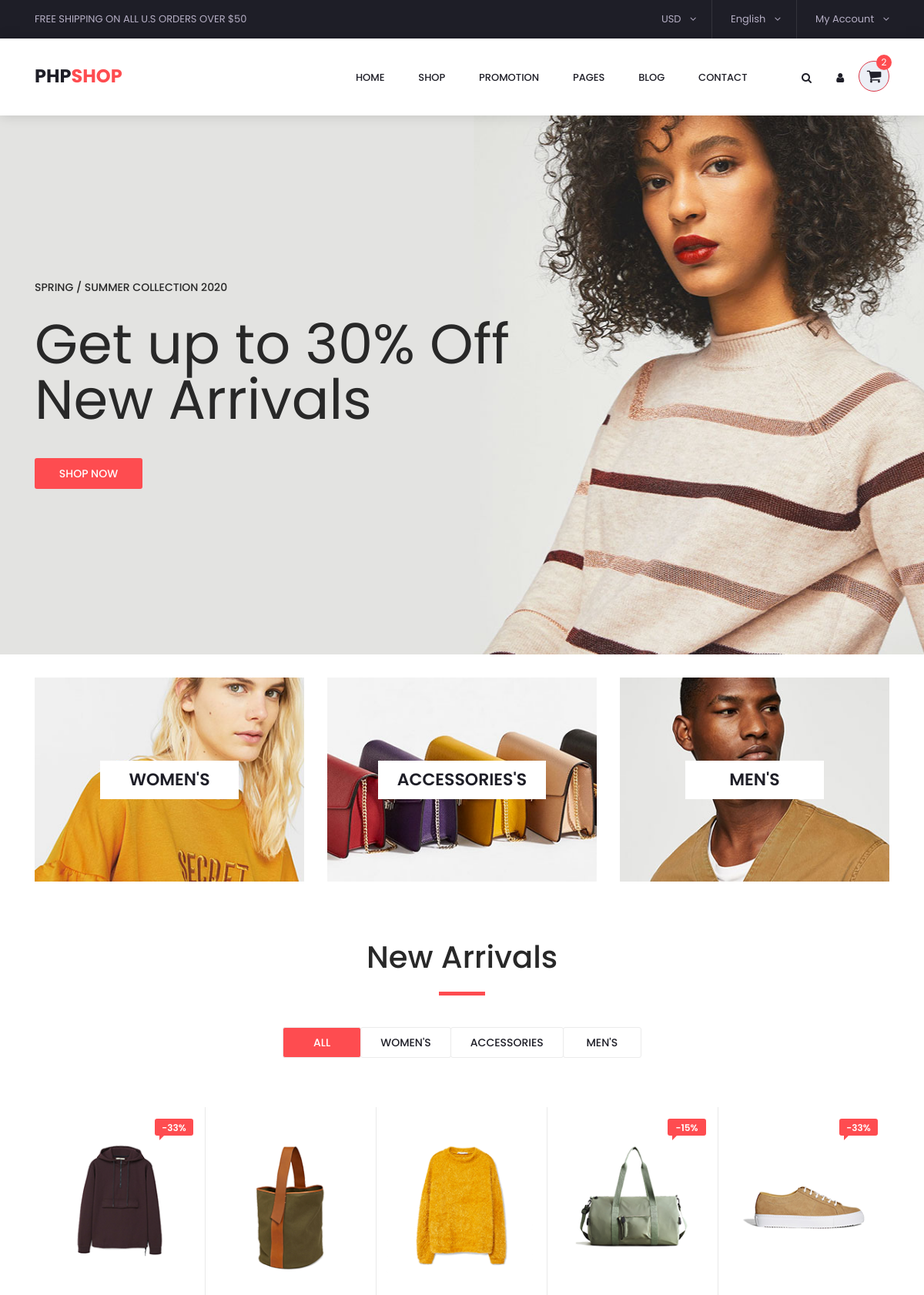
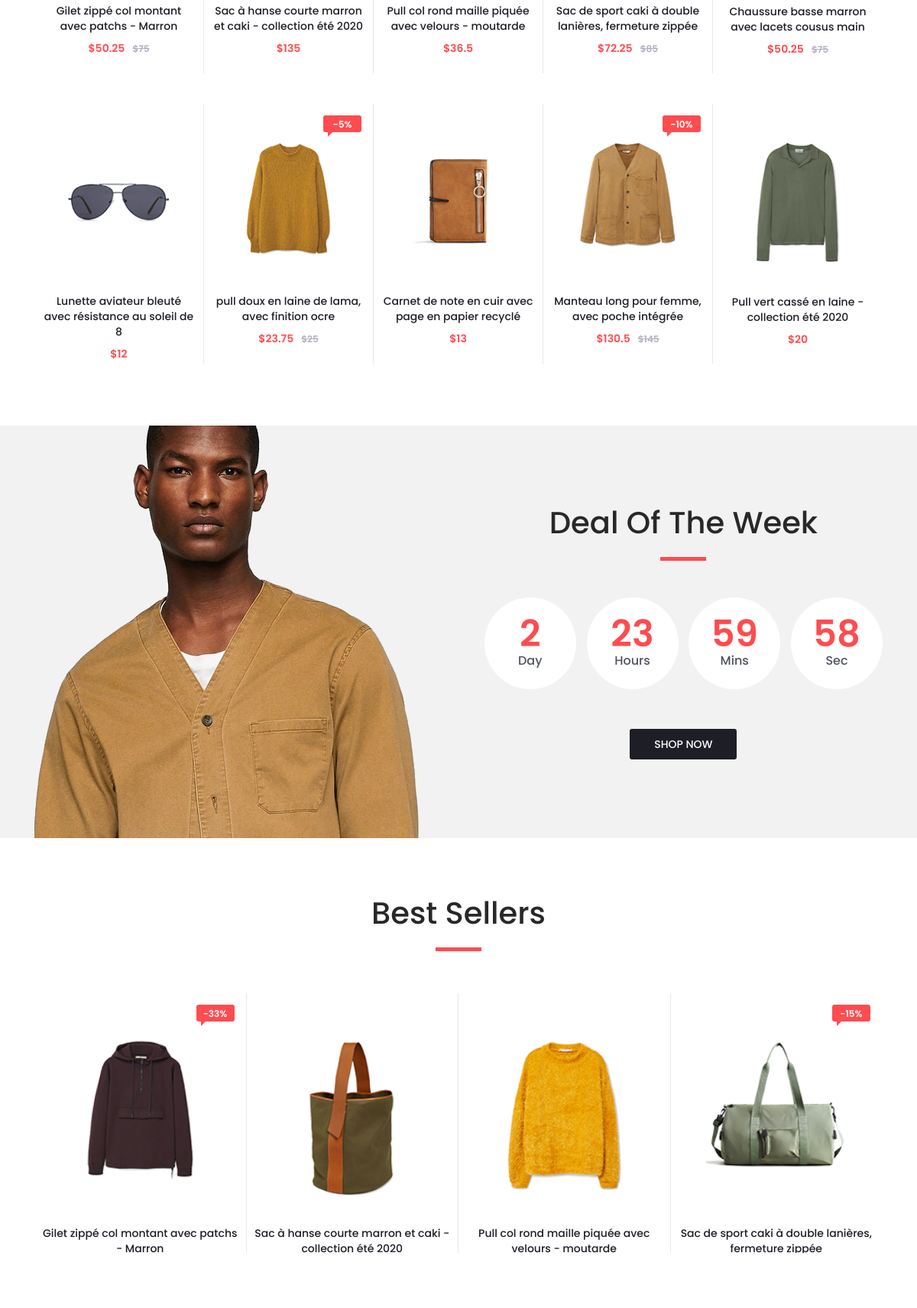
The page / (upper part) on the database its author committed (2 pictures, top to bottom).
### tables this page shows
CREATE TABLE IF NOT EXISTS `product` (
  `id` int(11) NOT NULL AUTO_INCREMENT,
  `name` varchar(255) NOT NULL,
  `price` double NOT NULL,
  `image` varchar(255) NOT NULL,
  `reduction` int(11) DEFAULT NULL,
  `genre` varchar(255) NOT NULL,
  PRIMARY KEY (`id`)
);

### test.php (the view, shortened to what this page needs)
<?php
function ShowProduct($BestSellers)
{
    $mysqli = new mysqli('localhost', 'root', '', 'e-boutique');
    $mysqli->set_charset("utf8");
    $requete = 'SELECT * FROM product';
    $resultat = $mysqli->query($requete);
    while ($product = $resultat->fetch_assoc()) {
?>
        <?php if ($BestSellers == "slider") { ?>
            <div class="owl-item product_slider_item">
                <div class="product-item">
                    <div class="product discount">
                        <div class="product_image">
                            <?php echo '<img src="images/' . $product['image'] . '" alt=' . $product['image'] . '>'; ?>
                        </div>
                        <?php if (is_null($product['reduction']) || $product['reduction'] == 0) {
                            echo '<div class="favorite favorite_right"></div>'; ?>
                            <div class="product_info">
                                <h6 class="product_name"><a href="single.php"> <?php echo $product['name']; ?> </a></h6>
                            </div>
                        <?php } else {
                            echo '<div class="product_bubble product_bubble_right product_bubble_red d-flex flex-column align-items-center">
            <span>-' . $product['reduction'] . '%</span></div>'; ?>
                            <div class="product_info">
                                <h6 class="product_name"><a href="single.php"> <?php echo $product['name']; ?> </a></h6>
                            </div>
                        <?php
                        }
                        ?>
                    </div>
                </div>
            <?php echo '</div>';
        } else { ?>
                <?php echo '<div class="product-item ' . $product['genre'] . '">'; ?>
                <div class="product discount product_filter">
                    <div class="product_image">
                        <?php echo '<img src="images/' . $product['image'] . '" alt=' . $product['image'] . '>'; ?>
                    </div>
                    <?php if (is_null($product['reduction']) || $product['reduction'] == 0) {
                        echo '<div class="favorite favorite_right"></div>'; ?>
                        <div class="product_info">
                            <h6 class="product_name"><a href="single.php"> <?php echo $product['name']; ?> </a></h6>
                            <div class="product_price">
                                <?php
                                echo '$' . $product['price'];
                                ?>
                            </div>
                        </div>
                    <?php } else {
                        echo '<div class="product_bubble product_bubble_right product_bubble_red d-flex flex-column align-items-center">
                        <span>-' . $product['reduction'] . '%</span></div>'; ?>
                        <div class="product_info">
                            <h6 class="product_name"><a href="single.php"> <?php echo $product['name']; ?> </a></h6>
                            <div class="product_price">
                                <?php
                                echo '$' . ($product['price'] * (1 - $product['reduction'] / 100)) . '<span>$' . $product['price'] . '</span>';
                                ?>
                            </div>
                        </div>
                    <?php
                    }
                    ?>
                </div>
            </div>
        <?php
        }
        ?>
<?php
    }
}
?>

### index.php (shortened to what this page needs)
<?php session_start();
include_once("test.php");
?>
<!DOCTYPE html>
<html lang="en">
<head>
    <link rel="stylesheet" href="https://maxcdn.bootstrapcdn.com/bootstrap/4.0.0/css/bootstrap.min.css">
    <link href="plugins/font-awesome-4.7.0/css/font-awesome.min.css" rel="stylesheet" type="text/css">
    <link rel="stylesheet" type="text/css" href="plugins/OwlCarousel2-2.2.1/owl.carousel.css">
    <link rel="stylesheet" type="text/css" href="plugins/OwlCarousel2-2.2.1/owl.theme.default.css">
    <link rel="stylesheet" type="text/css" href="plugins/OwlCarousel2-2.2.1/animate.css">
    <link rel="stylesheet" type="text/css" href="styles/main_styles.css">
    <link rel="stylesheet" type="text/css" href="styles/responsive.css">
</head>
<body>
    <div class="super_container">
        <header class="header trans_300">
            <div class="top_nav">
                <div class="container">
                    <div class="row">
                        <div class="col-md-6">
                            <div class="top_nav_left">free shipping on all u.s orders over $50</div>
                        </div>
                        <div class="col-md-6 text-right">
                            <div class="top_nav_right">
                                <ul class="top_nav_menu">
                                    <li class="currency">
                                        <a href="#">
                                            usd
                                            <i class="fa fa-angle-down"></i>
                                        </a>
                                    </li>
                                    <li class="language">
                                        <a href="#">
                                            English
                                            <i class="fa fa-angle-down"></i>
                                        </a>
                                    </li>
                                    <li class="account">
                                        <a href="#">
                                            My Account
                                            <i class="fa fa-angle-down"></i>
                                        </a>
                                    </li>
                                </ul>
                            </div>
                        </div>
                    </div>
                </div>
            </div>
            <div class="main_nav_container">
                <div class="container">
                    <div class="row">
                        <div class="col-lg-12 text-right">
                            <div class="logo_container">
                                <a href="index.php">php<span>shop</span></a>
                            </div>
                            <nav class="navbar">
                                <ul class="navbar_menu">
                                    <li><a href="#">home</a></li>
                                    <li><a href="categories.php">shop</a></li>
                                    <li><a href="categories.php">promotion</a></li>
                                    <li><a href="#">pages</a></li>
                                    <li><a href="#">blog</a></li>
                                    <li><a href="contact.php">contact</a></li>
                                </ul>
                                <ul class="navbar_user">
                                    <li><a href="#"><i class="fa fa-search" aria-hidden="true"></i></a></li>
                                    <li><a href="registration/login.php"><i class="fa fa-user" aria-hidden="true"></i></a></li>
                                    <li class="checkout">
                                        <a id="panierIcon" class="btn btn-lg btn-danger popover-dismiss" type="button" data-toggle="collapse in" title="Voici votre panier" data-placement="bottom" data-html="true">
                                            <i class="fa fa-shopping-cart" aria-hidden="true"></i>
                                            <span id="checkout_items" class="checkout_items">2</span>
                                        </a>
                                    </li>
                                </ul>
                            </nav>
                        </div>
                    </div>
                </div>
            </div>
        </header>
        <div class="fs_menu_overlay"></div>
        <div class="main_slider" style="background-image:url(images/slider_1.jpg)">
            <div class="container fill_height">
                <div class="row align-items-center fill_height">
                    <div class="col">
                        <div class="main_slider_content">
                            <h6>Spring / Summer Collection 2020</h6>
                            <h1>Get up to 30% Off New Arrivals</h1>
                            <div class="red_button shop_now_button"><a href="categories.php">shop now</a></div>
                        </div>
                    </div>
                </div>
            </div>
        </div>
        <div class="banner">
            <div class="container">
                <div class="row">
                    <div class="col-md-4">
                        <div class="banner_item align-items-center" style="background-image:url(images/banner_1.jpg)">
                            <div class="banner_category">
                                <a href="categories.php">women's</a>
                            </div>
                        </div>
                    </div>
                    <div class="col-md-4">
                        <div class="banner_item align-items-center" style="background-image:url(images/banner_2.jpg)">
                            <div class="banner_category">
                                <a href="categories.php">accessories's</a>
                            </div>
                        </div>
                    </div>
                    <div class="col-md-4">
                        <div class="banner_item align-items-center" style="background-image:url(images/banner_3.jpg)">
                            <div class="banner_category">
                                <a href="categories.php">men's</a>
                            </div>
                        </div>
                    </div>
                </div>
            </div>
        </div>
        <div class="new_arrivals">
            <div class="container">
                <div class="row">
                    <div class="col text-center">
                        <div class="section_title new_arrivals_title">
                            <h2>New Arrivals</h2>
                        </div>
                    </div>
                </div>
                <div class="row align-items-center">
                    <div class="col text-center">
                        <div class="new_arrivals_sorting">
                            <ul class="arrivals_grid_sorting clearfix button-group filters-button-group">
                                <li class="grid_sorting_button button d-flex flex-column justify-content-center align-items-center active is-checked" data-filter="*">all
                                </li>
                                <li class="grid_sorting_button button d-flex flex-column justify-content-center align-items-center" data-filter=".women">women's
                                </li>
                                <li class="grid_sorting_button button d-flex flex-column justify-content-center align-items-center" data-filter=".accessories">accessories
                                </li>
                                <li class="grid_sorting_button button d-flex flex-column justify-content-center align-items-center" data-filter=".men">men's
                                </li>
                            </ul>
                        </div>
                    </div>
                </div>
                <div class="row">
                    <div class="col">
                        <div class="product-grid" data-isotope='{ "itemSelector": ".product-item", "layoutMode": "fitRows" }'>
                            <?php ShowProduct("arrivals"); ?>
                        </div>
                    </div>
                </div>
            </div>
        </div>
        <div class="deal_ofthe_week">
            <div class="container">
                <div class="row align-items-center">
                    <div class="col-lg-6">
                        <div class="deal_ofthe_week_img">
                            <img src="images/deal_ofthe_week.png" alt="">
                        </div>
                    </div>
                    <div class="col-lg-6 text-right deal_ofthe_week_col">
                        <div class="deal_ofthe_week_content d-flex flex-column align-items-center float-right">
                            <div class="section_title">
                                <h2>Deal Of The Week</h2>
                            </div>
                            <ul class="timer">
                                <li class="d-inline-flex flex-column justify-content-center align-items-center">
                                    <div id="day" class="timer_num">03</div>
                                    <div class="timer_unit">Day</div>
                                </li>
                                <li class="d-inline-flex flex-column justify-content-center align-items-center">
                                    <div id="hour" class="timer_num">15</div>
                                    <div class="timer_unit">Hours</div>
                                </li>
                                <li class="d-inline-flex flex-column justify-content-center align-items-center">
                                    <div id="minute" class="timer_num">45</div>
                                    <div class="timer_unit">Mins</div>
                                </li>
                                <li class="d-inline-flex flex-column justify-content-center align-items-center">
                                    <div id="second" class="timer_num">23</div>
                                    <div class="timer_unit">Sec</div>
                                </li>
                            </ul>
                            <div class="red_button deal_ofthe_week_button"><a href="#">shop now</a></div>
                        </div>
                    </div>
                </div>
            </div>
        </div>
        <div class="best_sellers">
            <div class="container">
                <div class="row">
                    <div class="col text-center">
                        <div class="section_title new_arrivals_title">
                            <h2>Best Sellers</h2>
                        </div>
                    </div>
                </div>
                <div class="row">
                    <div class="col">
                        <div class="product_slider_container">
                            <div class="owl-carousel owl-theme product_slider">
                                <?php ShowProduct("slider"); ?>
                            </div>
                        </div>
                    </div>
                </div>
            </div>
        </div>
    </div>
</body>
</html>

### rows shown on the page
product: image (picture), reduction "33", name "Gilet zippé col montant avec patchs - Marron", $product['price'] * (1 - $product['reduction'] / 100) "50.25", price "75"
product: image (picture), name "Sac à hanse courte marron et caki - collection été 2020", price "135"
product: image (picture), name "Pull col rond maille piquée avec velours - moutarde", price "36.5"
product: image (picture), reduction "15", name "Sac de sport caki à double lanières, fermeture zippée", $product['price'] * (1 - $product['reduction'] / 100) "72.25", price "85"
product: image (picture), reduction "33", name "Chaussure basse marron avec lacets cousus main", $product['price'] * (1 - $product['reduction'] / 100) "50.25", price "75"
product: image (picture), name "Lunette aviateur bleuté avec résistance au soleil de 8", price "12"
product: image (picture), reduction "5", name "pull doux en laine de lama, avec finition ocre", $product['price'] * (1 - $product['reduction'] / 100) "23.75", price "25"
product: image (picture), name "Carnet de note en cuir avec page en papier recyclé", price "13"
product: image (picture), reduction "10", name "Manteau long pour femme, avec poche intégrée", $product['price'] * (1 - $product['reduction'] / 100) "130.5", price "145"
product: image (picture), name "Pull vert cassé en laine - collection été 2020", price "20"
